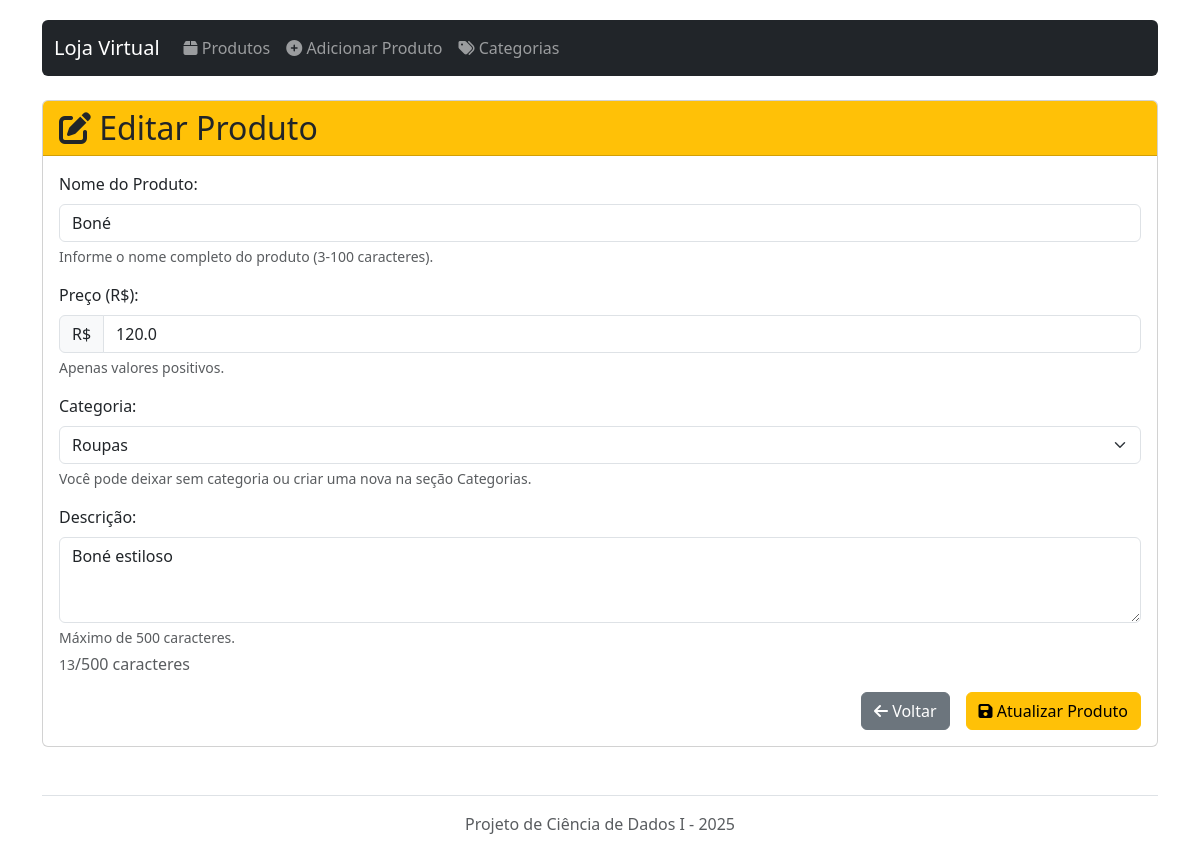
The app's page /editar/3 with its own data.
### app.py (models this page shows, shortened)
class Produto(db.Model):
    id = db.Column(db.Integer, primary_key=True)
    nome = db.Column(db.String(100), nullable=False)
    preco = db.Column(db.Float, nullable=False)
    descricao = db.Column(db.Text, nullable=True)
    categoria_id = db.Column(db.Integer, db.ForeignKey('categoria.id', name='fk_produto_categoria'), nullable=True)

class Categoria(db.Model):
    id = db.Column(db.Integer, primary_key=True)
    nome = db.Column(db.String(50), nullable=False, unique=True)
    produtos = db.relationship('Produto', backref='categoria', lazy=True)

### app.py (the view, shortened to what this page needs)
@app.route('/editar/<int:id>', methods=['GET', 'POST'])
def editar_produto(id):
    produto = Produto.query.get_or_404(id)
    categorias = Categoria.query.order_by(Categoria.nome).all()
    return render_template('editar.html', produto=produto, categorias=categorias)

### templates/editar.html (shortened to what this page needs)
{% extends 'base.html' %}
{% block content %}
<div class="card">
    <div class="card-header bg-warning">
        <h2 class="mb-0"><i class="fas fa-edit"></i> Editar Produto</h2>
    </div>
    <div class="card-body">
        <form method="post" novalidate>
            <div class="mb-3">
                <label for="nome" class="form-label">Nome do Produto:</label>
                <input type="text" class="form-control" id="nome" name="nome"
                       value="{{ produto.nome }}" required minlength="3" maxlength="100">
                <div class="form-text">Informe o nome completo do produto (3-100 caracteres).</div>
            </div>
            <div class="mb-3">
                <label for="preco" class="form-label">Preço (R$):</label>
                <div class="input-group">
                    <span class="input-group-text">R$</span>
                    <input type="number" class="form-control" id="preco" name="preco"
                           step="0.01" min="0" value="{{ produto.preco }}" required>
                </div>
                <div class="form-text">Apenas valores positivos.</div>
            </div>
            <div class="mb-3">
                <label for="categoria_id" class="form-label">Categoria:</label>
                <select class="form-select" id="categoria_id" name="categoria_id">
                    {% for categoria in categorias %}
                        <option value="{{ categoria.id }}"
                            {% if produto.categoria_id == categoria.id %}selected{% endif %}>
                            {{ categoria.nome }}
                        </option>
                    {% endfor %}
                </select>
                <div class="form-text">Você pode deixar sem categoria ou criar uma nova na seção Categorias.</div>
            </div>
            <div class="mb-3">
                <label for="descricao" class="form-label">Descrição:</label>
                <textarea class="form-control" id="descricao" name="descricao"
                          rows="3" maxlength="500">{{ produto.descricao }}</textarea>
                <div class="form-text">Máximo de 500 caracteres.</div>
                <div class="char-counter text-muted mt-1">
                    <small id="descricao-counter">{{ produto.descricao|length }}</small>/500 caracteres
                </div>
            </div>
            <div class="d-grid gap-2 d-md-flex justify-content-md-end">
                <a href="{{ url_for('listar_produtos') }}" class="btn btn-secondary me-md-2">
                    <i class="fas fa-arrow-left"></i> Voltar
                </a>
                <button type="submit" class="btn btn-warning">
                    <i class="fas fa-save"></i> Atualizar Produto
                </button>
            </div>
        </form>
    </div>
</div>
{% endblock %}

### templates/base.html (style rules this page uses)
body { padding-top: 20px; padding-bottom: 20px; }

### records on screen
Produto: nome "Boné", preco "120.0", categoria_id "Roupas", descricao "Boné estiloso"

### other values on screen
{{ produto.descricao|length }} "13"
